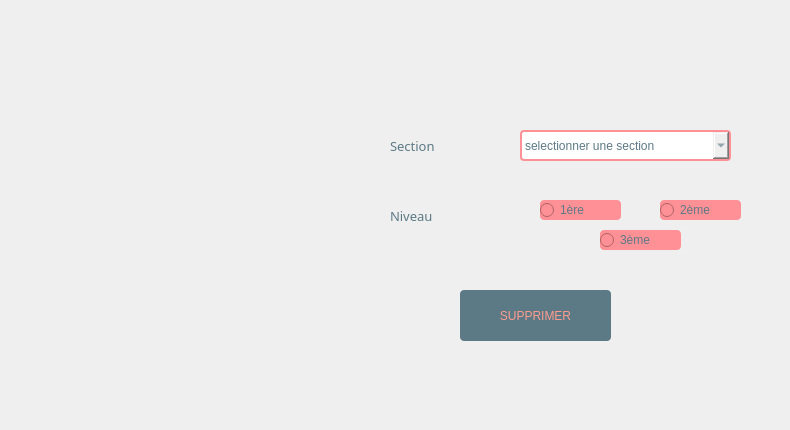
         <widget class="QWidget" name="tab_19">
          <attribute name="title">
           <string>Supression des étudiants d'une section et un niveau</string>
          </attribute>
          <widget class="QComboBox" name="section_supp_2">
           <property name="geometry">
            <rect>
             <x>520</x>
             <y>130</y>
             <width>211</width>
             <height>31</height>
            </rect>
           </property>
           <property name="styleSheet">
            <string notr="true">color: rgb(92, 121, 134);
font: 10pt &quot;Tw Cen MT Condensed Extra Bold&quot;;
border: 2px solid rgb(255, 145, 150);
border-radius: 4px;</string>
           </property>
           <item>
            <property name="text">
             <string>selectionner une section</string>
            </property>
           </item>
           <item>
            <property name="text">
             <string>CPI</string>
            </property>
           </item>
           <item>
            <property name="text">
             <string>LI</string>
            </property>
           </item>
           <item>
            <property name="text">
             <string>TIC</string>
            </property>
           </item>
           <item>
            <property name="text">
             <string>EEA</string>
            </property>
           </item>
           <item>
            <property name="text">
             <string>MA</string>
            </property>
           </item>
          </widget>
          <widget class="QPushButton" name="supprimer2_2">
           <property name="geometry">
            <rect>
             <x>460</x>
             <y>290</y>
             <width>151</width>
             <height>51</height>
            </rect>
           </property>
           <property name="styleSheet">
            <string notr="true">color: rgb(67, 87, 97);
selection-color: rgb(255, 255, 255);
selection-color: rgb(85, 170, 255);
selection-color: rgb(255, 114, 94);
selection-background-color: rgb(158, 109, 96);
selection-color: qlineargradient(spread:pad, x1:0, y1:0, x2:1, y2:0, stop:0 rgba(0, 0, 0, 255), stop:1 rgba(255, 255, 255, 255));
color: qlineargradient(spread:pad, x1:0, y1:0, x2:1, y2:0, stop:0 rgba(0, 0, 0, 255), stop:1 rgba(255, 255, 255, 255));
border-bottom-color: rgb(157, 109, 96);
alternate-background-color: rgb(156, 107, 94);
color: rgb(255, 156, 142);
background-color: rgb(255, 156, 142);
border-radius: 4px;
font: 87 12pt &quot;Segoe UI Black&quot;;
background-color: rgb(92, 121, 134);</string>
           </property>
           <property name="text">
            <string>SUPPRIMER</string>
           </property>
          </widget>
          <widget class="QLabel" name="label_18">
           <property name="geometry">
            <rect>
             <x>390</x>
             <y>100</y>
             <width>231</width>
             <height>91</height>
            </rect>
           </property>
           <property name="font">
            <font>
             <family>Segoe UI Black</family>
             <pointsize>10</pointsize>
             <weight>10</weight>
             <italic>false</italic>
             <bold>false</bold>
            </font>
           </property>
           <property name="styleSheet">
            <string notr="true">color: rgb(92, 121, 134);</string>
           </property>
           <property name="text">
            <string>Section</string>
           </property>
          </widget>
          <widget class="QRadioButton" name="troisieme_3">
           <property name="geometry">
            <rect>
             <x>600</x>
             <y>230</y>
             <width>81</width>
             <height>20</height>
            </rect>
           </property>
           <property name="styleSheet">
            <string notr="true">color: rgb(92, 121, 134);
font: 10pt &quot;Tw Cen MT Condensed Extra Bold&quot;;
background-color: rgb(255, 145, 150);
border-radius: 4px;</string>
           </property>
           <property name="text">
            <string>3ème</string>
           </property>
          </widget>
          <widget class="QLabel" name="label_19">
           <property name="geometry">
            <rect>
             <x>390</x>
             <y>170</y>
             <width>231</width>
             <height>91</height>
            </rect>
           </property>
           <property name="font">
            <font>
             <family>Segoe UI Black</family>
             <pointsize>10</pointsize>
             <weight>10</weight>
             <italic>false</italic>
             <bold>false</bold>
            </font>
           </property>
           <property name="styleSheet">
            <string notr="true">color: rgb(92, 121, 134);</string>
           </property>
           <property name="text">
            <string>Niveau</string>
           </property>
          </widget>
          <widget class="QRadioButton" name="deuxieme_3">
           <property name="geometry">
            <rect>
             <x>660</x>
             <y>200</y>
             <width>81</width>
             <height>20</height>
            </rect>
           </property>
           <property name="styleSheet">
            <string notr="true">color: rgb(92, 121, 134);
font: 10pt &quot;Tw Cen MT Condensed Extra Bold&quot;;
background-color: rgb(255, 145, 150);
border-radius: 4px;</string>
           </property>
           <property name="text">
            <string>2ème</string>
           </property>
          </widget>
          <widget class="QRadioButton" name="premiere_3">
           <property name="geometry">
            <rect>
             <x>540</x>
             <y>200</y>
             <width>81</width>
             <height>20</height>
            </rect>
           </property>
           <property name="styleSheet">
            <string notr="true">color: rgb(92, 121, 134);
font: 10pt &quot;Tw Cen MT Condensed Extra Bold&quot;;
background-color: rgb(255, 145, 150);
border-radius: 4px;</string>
           </property>
           <property name="text">
            <string>1ère</string>
           </property>
          </widget>
          <widget class="QLabel" name="sucess_sup_4">
           <property name="geometry">
            <rect>
             <x>410</x>
             <y>320</y>
             <width>291</width>
             <height>101</height>
            </rect>
           </property>
           <property name="font">
            <font>
             <family>Segoe UI Black</family>
             <pointsize>20</pointsize>
             <weight>10</weight>
             <italic>false</italic>
             <bold>false</bold>
            </font>
           </property>
           <property name="styleSheet">
            <string notr="true">color: rgb(92, 121, 134);
font: 87 20pt &quot;Segoe UI Black&quot;;
</string>
           </property>
           <property name="text">
            <string/>
           </property>
          </widget>
          <widget class="QLabel" name="erreurni_supp_3">
           <property name="geometry">
            <rect>
             <x>540</x>
             <y>260</y>
             <width>211</width>
             <height>20</height>
            </rect>
           </property>
           <property name="styleSheet">
            <string notr="true">color: rgb(255, 156, 142);
font: 87 9pt &quot;Segoe UI Black&quot;;
</string>
           </property>
           <property name="text">
            <string/>
           </property>
          </widget>
          <widget class="QLabel" name="erreursection_sup_2">
           <property name="geometry">
            <rect>
             <x>520</x>
             <y>160</y>
             <width>261</width>
             <height>20</height>
            </rect>
           </property>
           <property name="styleSheet">
            <string notr="true">color: rgb(255, 156, 142);
font: 87 9pt &quot;Segoe UI Black&quot;;
</string>
           </property>
           <property name="text">
            <string/>
           </property>
          </widget>
         </widget>
